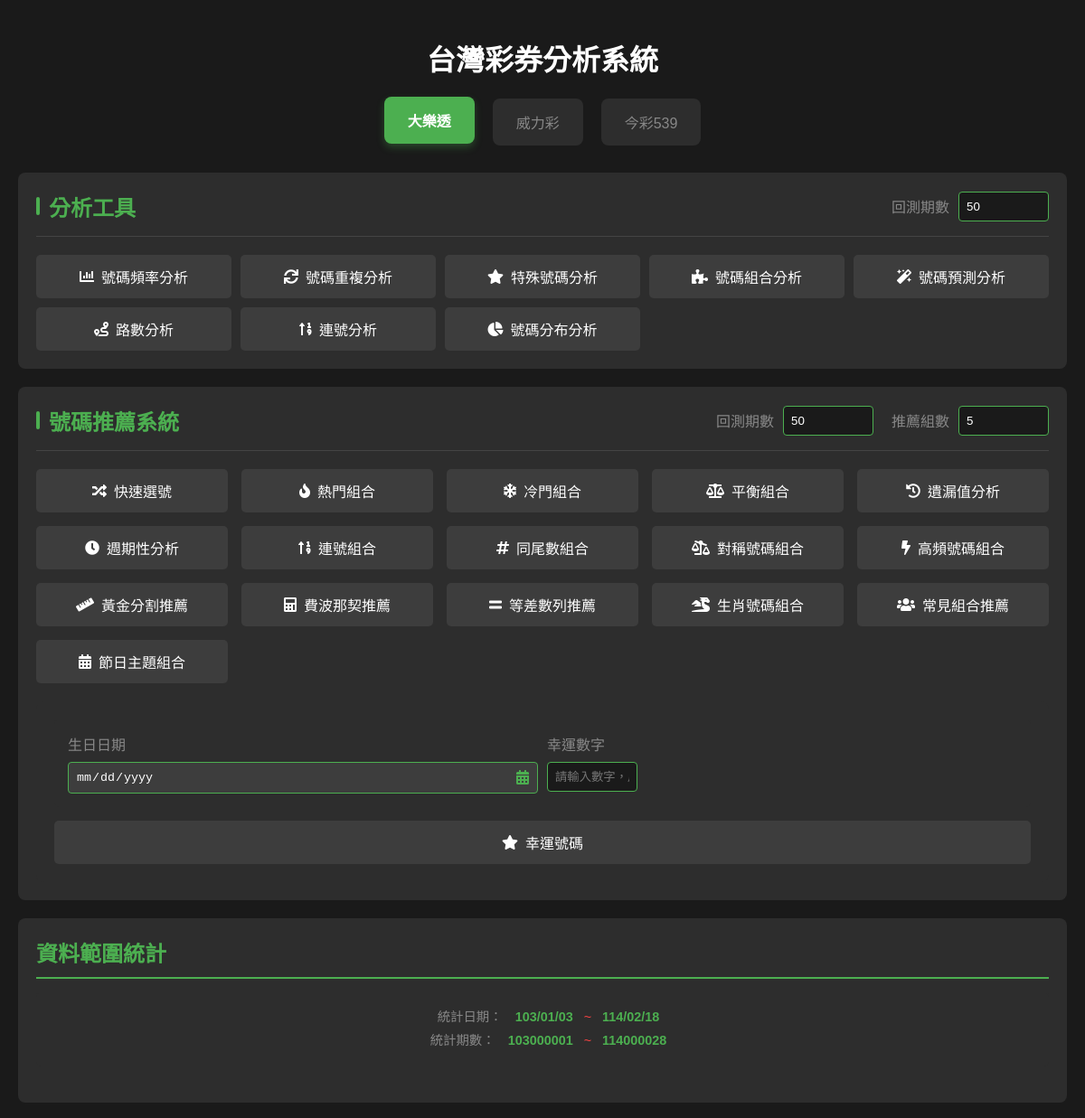
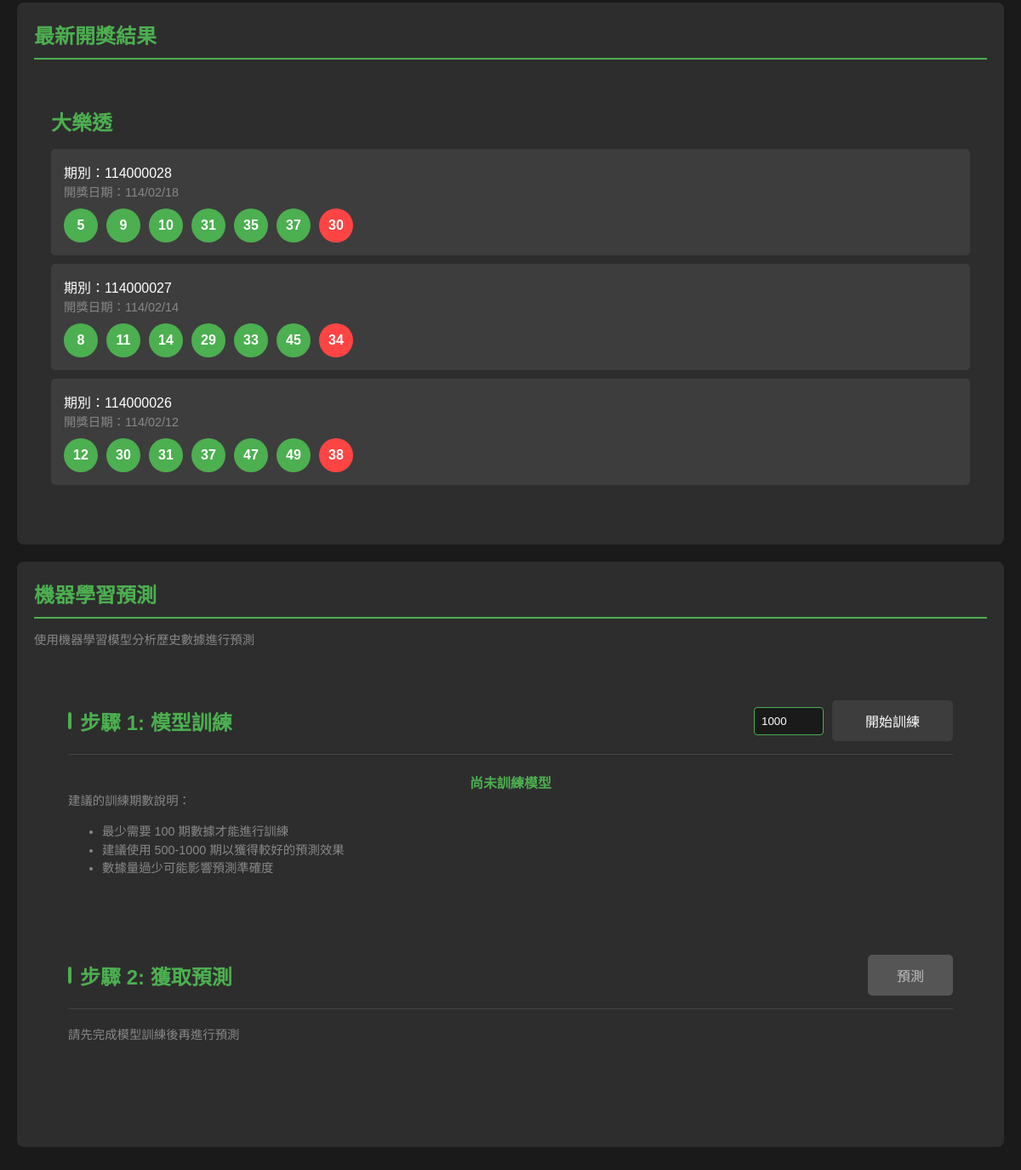
The page / on the database its author committed (2 pictures, top to bottom).
### tables this page shows
CREATE TABLE big_lotto (
        id INTEGER PRIMARY KEY AUTOINCREMENT,
        draw_term TEXT NOT NULL,
        draw_date TEXT NOT NULL,
        num1 INTEGER NOT NULL,
        num2 INTEGER NOT NULL,
        num3 INTEGER NOT NULL,
        num4 INTEGER NOT NULL,
        num5 INTEGER NOT NULL,
        num6 INTEGER NOT NULL,
        special_num INTEGER NOT NULL,
        total_sales INTEGER,
        created_at TIMESTAMP DEFAULT CURRENT_TIMESTAMP
    );

### app.py (the view)
@app.route('/')
def index():
    latest_draws = get_latest_draws()
    data_ranges = get_data_range()
    return render_template('index.html', draws=latest_draws, ranges=data_ranges)

### templates/index.html (shortened to what this page needs)
<!DOCTYPE html>
<html lang="zh-TW">
<head>
    <link rel="stylesheet" href="https://cdnjs.cloudflare.com/ajax/libs/font-awesome/5.15.4/css/all.min.css">
</head>
<body>
    <h1>台灣彩券分析系統</h1>
    <div class="tab-buttons">
        <button class="tab-button active" onclick="showLottery('big-lotto')">大樂透</button>
        <button class="tab-button" onclick="showLottery('super-lotto')">威力彩</button>
        <button class="tab-button" onclick="showLottery('daily-cash')">今彩539</button>
    </div>
    <div class="analysis-controls">
        <div class="analysis-header">
            <div class="analysis-title">分析工具</div>
            <div class="period-input">
                <label for="analysis-periods">回測期數</label>
                <input type="number" id="analysis-periods" class="analysis-input"
                       placeholder="預設50期" min="1" max="{{ ranges.big_lotto.total }}" value="50">
            </div>
        </div>
        <div class="analysis-content">
            <div class="analysis-buttons">
                <div class="button-group">
                    <button onclick="showFrequencyAnalysis()" class="analysis-button">
                        <i class="fas fa-chart-bar"></i>
                        號碼頻率分析
                    </button>
                    <button onclick="showRepeatAnalysis()" class="analysis-button">
                        <i class="fas fa-sync"></i>
                        號碼重複分析
                    </button>
                    <button onclick="showSpecialAnalysis()" class="analysis-button">
                        <i class="fas fa-star"></i>
                        特殊號碼分析
                    </button>
                    <button onclick="showCombinationAnalysis()" class="analysis-button">
                        <i class="fas fa-puzzle-piece"></i>
                        號碼組合分析
                    </button>
                </div>
                <div class="button-group">
                    <button onclick="showPredictionAnalysis()" class="analysis-button">
                        <i class="fas fa-magic"></i>
                        號碼預測分析
                    </button>
                    <button onclick="showRouteAnalysis()" class="analysis-button">
                        <i class="fas fa-route"></i>
                        路數分析
                    </button>
                    <button onclick="showConsecutiveAnalysis()" class="analysis-button">
                        <i class="fas fa-sort-numeric-up"></i>
                        連號分析
                    </button>
                    <button onclick="showDistributionAnalysis()" class="analysis-button">
                        <i class="fas fa-chart-pie"></i>
                        號碼分布分析
                    </button>
                </div>
            </div>
        </div>
    </div>
    <div class="analysis-controls">
        <div class="analysis-header">
            <div class="analysis-title">號碼推薦系統</div>
            <div class="period-inputs">
                <div class="period-input">
                    <label for="recommendation-periods">回測期數</label>
                    <input type="number"
                           id="recommendation-periods"
                           class="analysis-input"
                           placeholder="預設50期"
                           min="10"
                           max="{{ ranges.big_lotto.total }}"
                           value="50">
                </div>
                <div class="period-input">
                    <label for="recommendation-count">推薦組數</label>
                    <input type="number"
                           id="recommendation-count"
                           class="analysis-input"
                           placeholder="預設5組"
                           min="1"
                           max="20"
                           value="5"
                           oninput="validateRecommendationCount(this)">
                </div>
            </div>
        </div>
        <div class="analysis-content">
            <div class="recommendation-basic">
                <div class="recommendation-row">
                    <button onclick="getQuickPicks()" class="analysis-button">
                        <i class="fas fa-random"></i>
                        快速選號
                    </button>
                    <button onclick="getHotCombinations()" class="analysis-button">
                        <i class="fas fa-fire"></i>
                        熱門組合
                    </button>
                    <button onclick="getColdCombinations()" class="analysis-button">
                        <i class="fas fa-snowflake"></i>
                        冷門組合
                    </button>
                    <button onclick="getBalancedCombinations()" class="analysis-button">
                        <i class="fas fa-balance-scale"></i>
                        平衡組合
                    </button>
                    <button onclick="getMissingValueCombinations()" class="analysis-button">
                        <i class="fas fa-history"></i>
                        遺漏值分析
                    </button>
                    <button onclick="getPeriodicCombinations()" class="analysis-button">
                        <i class="fas fa-clock"></i>
                        週期性分析
                    </button>
                    <button onclick="getConsecutiveCombinations()" class="analysis-button">
                        <i class="fas fa-sort-numeric-up"></i>
                        連號組合
                    </button>
                    <button onclick="getSameTailCombinations()" class="analysis-button">
                        <i class="fas fa-hashtag"></i>
                        同尾數組合
                    </button>
                    <button onclick="getSymmetricCombinations()" class="analysis-button">
                        <i class="fas fa-balance-scale-right"></i>
                        對稱號碼組合
                    </button>
                    <button onclick="getHighFrequencyCombinations()" class="analysis-button">
                        <i class="fas fa-bolt"></i>
                        高頻號碼組合
                    </button>
                    <button onclick="getGoldenRatioCombinations()" class="analysis-button">
                        <i class="fas fa-ruler"></i>
                        黃金分割推薦
                    </button>
                    <button onclick="getFibonacciCombinations()" class="analysis-button">
                        <i class="fas fa-calculator"></i>
                        費波那契推薦
                    </button>
                    <button onclick="getArithmeticCombinations()" class="analysis-button">
                        <i class="fas fa-equals"></i>
                        等差數列推薦
                    </button>
                    <button onclick="getZodiacCombinations()" class="analysis-button">
                        <i class="fas fa-dragon"></i>
                        生肖號碼組合
                    </button>
                    <button onclick="getCommonCombinations()" class="analysis-button">
                        <i class="fas fa-users"></i>
                        常見組合推薦
                    </button>
                    <button onclick="getFestivalCombinations()" class="analysis-button">
                        <i class="fas fa-calendar-alt"></i>
                        節日主題組合
                    </button>
                </div>
            </div>
            <div class="lucky-number-section">
                <div class="lucky-number-inputs">
                    <div class="input-group">
                        <label for="birth-date">生日日期</label>
                        <div class="date-picker-wrapper">
                            <input type="date"
                                   id="birth-date"
                                   class="analysis-input"
                                   max="2025-12-31">
                        </div>
                    </div>
                    <div class="input-group">
                        <label for="lucky-numbers">幸運數字</label>
                        <input type="text"
                               id="lucky-numbers"
                               class="analysis-input"
                               placeholder="請輸入數字，用逗號分隔">
                    </div>
                </div>
                <button onclick="getLuckyNumbers()" class="analysis-button lucky-button">
                    <i class="fas fa-star"></i>
                    幸運號碼
                </button>
            </div>
        </div>
    </div>
    <div class="section-container">
        <div class="section-title">資料範圍統計</div>
        <div id="big-lotto-range" class="data-range active">
            <div>
                <span class="range-label">統計日期：</span>
                <span class="range-value">{{ ranges.big_lotto.start }}</span>
                <span class="range-separator">~</span>
                <span class="range-value">{{ ranges.big_lotto.end }}</span>
            </div>
            <div>
                <span class="range-label">統計期數：</span>
                <span class="range-value">{{ ranges.big_lotto.start_term }}</span>
                <span class="range-separator">~</span>
                <span class="range-value">{{ ranges.big_lotto.end_term }}</span>
            </div>
        </div>
    </div>
    <div class="section-container">
        <div class="section-title">最新開獎結果</div>
        <div id="big-lotto" class="lottery-section active">
            <h2 class="lottery-title">大樂透</h2>
            {% for draw in draws.big_lotto %}
            <div class="draw-info">
                <div>期別：{{ draw[0] }}</div>
                <div class="draw-date">開獎日期：{{ draw[1] }}</div>
                <div class="numbers">
                    {% for num in draw[2:8] %}
                    <div class="number">{{ num }}</div>
                    {% endfor %}
                    <div class="number special-number">{{ draw[8] }}</div>
                </div>
            </div>
            {% endfor %}
        </div>
    </div>
    <div class="section-container">
        <div class="section-title">機器學習預測</div>
        <div class="section-description">使用機器學習模型分析歷史數據進行預測</div>
        <div class="analysis-controls">
            <div class="analysis-section">
                <div class="analysis-header">
                    <div class="analysis-title">步驟 1: 模型訓練</div>
                    <div class="training-controls">
                        <input type="number"
                               id="training-periods"
                               class="analysis-input"
                               value="1000"
                               min="100"
                               max="5000"
                               onchange="validateTrainingPeriods(this)"
                               placeholder="訓練期數">
                        <button class="analysis-button" onclick="trainModel()">開始訓練</button>
                    </div>
                </div>
                <div class="model-score">尚未訓練模型</div>
                <div class="section-description">
                    建議的訓練期數說明：
                    <ul>
                        <li>最少需要 100 期數據才能進行訓練</li>
                        <li>建議使用 500-1000 期以獲得較好的預測效果</li>
                        <li>數據量過少可能影響預測準確度</li>
                    </ul>
                </div>
            </div>
            <div class="analysis-section">
                <div class="analysis-header">
                    <div class="analysis-title">步驟 2: 獲取預測</div>
                    <button class="analysis-button predict-button" onclick="getPrediction()" id="predict-button" disabled>預測</button>
                </div>
                <div class="section-description">
                    請先完成模型訓練後再進行預測
                </div>
            </div>
        </div>
    </div>
</body>
</html>

### rows shown on the page
big_lotto: draw_term "114000028", draw_date "114/02/18", 8 "5" "9" "10" "31" "35" "37", special_num "30"
big_lotto: draw_term "114000027", draw_date "114/02/14", 8 "8" "11" "14" "29" "33" "45", special_num "34"
big_lotto: draw_term "114000026", draw_date "114/02/12", 8 "12" "30" "31" "37" "47" "49", special_num "38"

### other values the page prints
{{ ranges.big_lotto.start }} "103/01/03"
{{ ranges.big_lotto.end }} "114/02/18"
{{ ranges.big_lotto.start_term }} "103000001"
{{ ranges.big_lotto.end_term }} "114000028"
